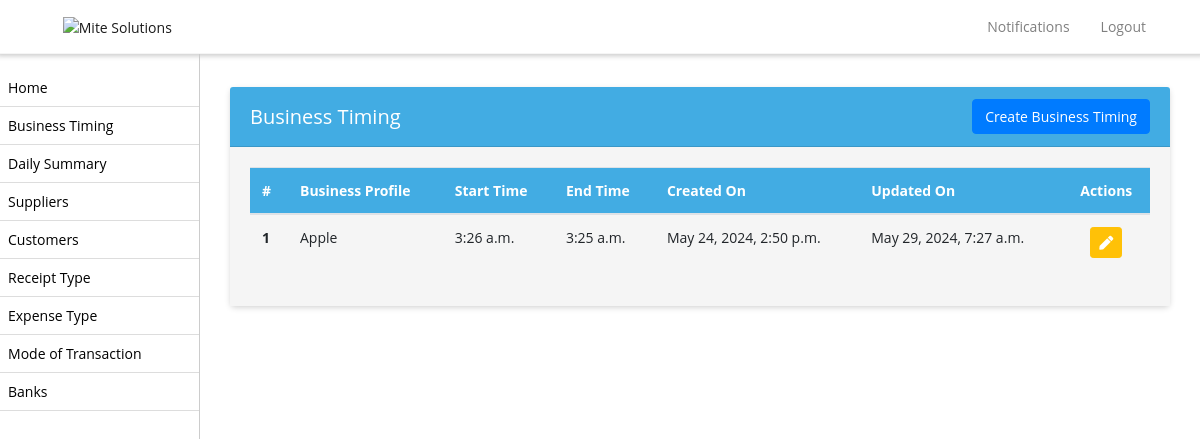
The page /business-timing-list/ (signed in) on the database as committed earlier.
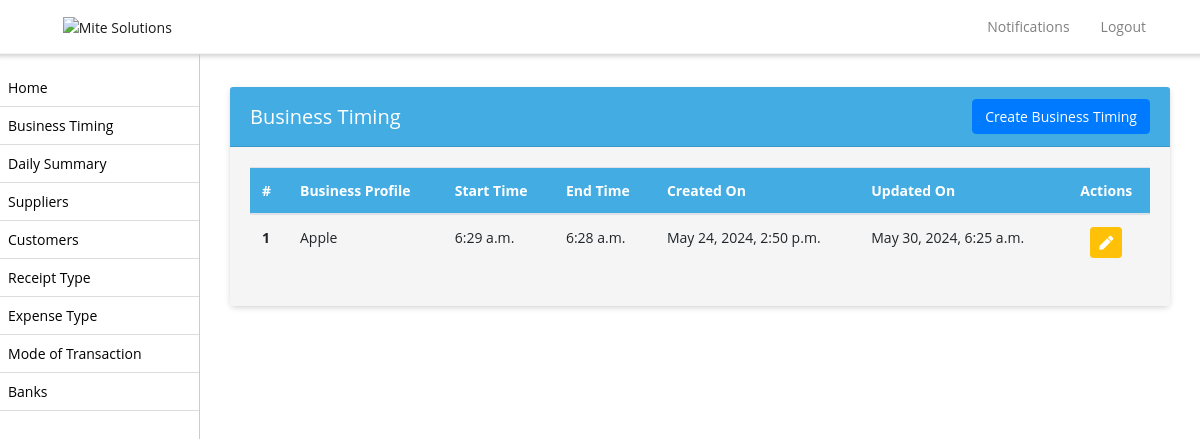
The same page on the database as committed later.
### biztrackapp/models.py (models this page shows, shortened)
class BusinessTiming(models.Model):
    business_profile = models.ForeignKey(BusinessProfile,on_delete=models.CASCADE, null=True)
    business_start_time = models.TimeField(null=True, blank=True)
    business_end_time = models.TimeField(null=True, blank=True)
    created_on = models.DateTimeField(auto_now_add=True, null=True)
    updated_on = models.DateTimeField(auto_now=True, null=True)

class BusinessProfile(models.Model):
    name = models.CharField(max_length=64, blank=False, default=None, null=True)
    license_number = models.CharField(max_length=255)
    license_expiration = models.DateField(null=True)
    license_upload = models.FileField(upload_to='licenses')
    shop_phone_number = models.CharField(max_length=25)
    vat_percentage = models.DecimalField(max_digits=5, decimal_places=2)
    vat_number = models.CharField(max_length=255)
    vat_submission_date_1 = models.DateField(null=True)
    vat_submission_date_2 = models.DateField(null=True)
    vat_submission_date_3 = models.DateField(null=True)
    vat_certificate_upload = models.FileField(upload_to='vat_certificates')
    address = models.TextField()
    license_expiration_reminder_days = models.PositiveIntegerField(verbose_name='License Expiration Reminder (days)')
    vat_submission_date_reminder_days = models.PositiveIntegerField(null=True, verbose_name='VAT Submission Date Reminder (days)')
    employee_visa_expiration_reminder_days = models.PositiveIntegerField(null=True, verbose_name='Employee Visa Expiration Reminder (days)')
    employee_passport_expiration_reminder_days = models.PositiveIntegerField(null=True, verbose_name='Employee Passport Expiration Reminder (days)')
    opening_balance = models.CharField(max_length=255, null=True, default=None)
    created_on = models.DateTimeField(auto_now_add=True, null=True)

### biztrackapp/views.py (the view)
# urls.py: path('business-timing-list/', business_timing_list, name='business_timing_list'),
def business_timing_list(request):
    shop_admin = get_object_or_404(ShopAdmin, user=request.user)
    business_profile = get_object_or_404(BusinessProfile, name=shop_admin.shop.name)
    business_timings = BusinessTiming.objects.filter(business_profile=business_profile)
    return render(request, 'business_timing_list.html', {'business_timings': business_timings})

### biztrackapp/templates/business_timing_list.html (shortened to what this page needs)
{% extends 'base.html' %}
{% block content %}
<div class="container mt-3">
    <div class="card">
        <div class="card-header d-flex justify-content-between align-items-center">
            <h5 class="mb-0">Business Timing</h5>
            <a href="{% url 'create_business_timing' %}" class="btn btn-primary float-right">Create Business Timing</a>
        </div>
        <div class="card-body">
            <table class="table">
                <thead>
                    <tr>
                        <th>#</th>
                        <th>Business Profile</th>
                        <th>Start Time</th>
                        <th>End Time</th>
                        <th>Created On</th>
                        <th>Updated On</th>
                        <th class="text-center">Actions</th>
                    </tr>
                </thead>
                <tbody>
                    {% for business_timing in business_timings %}
                    <tr>
                        <th scope="row">{{ forloop.counter }}</th>
                        <td>{{ business_timing.business_profile.name }}</td>
                        <td>{{ business_timing.business_start_time }}</td>
                        <td>{{ business_timing.business_end_time }}</td>
                        <td>{{ business_timing.created_on }}</td>
                        <td>{{ business_timing.updated_on }}</td>
                        <td class="text-center">
                            <a href="{% url 'edit_business_timing' business_timing.id %}" class="btn btn-warning btn-sm"><i class="fas fa-pen text-white"></i></a>
                        </td>
                    </tr>
                    {% endfor %}
                </tbody>
            </table>
        </div>
    </div>
</div>
{% endblock %}

Rows that differ between the two databases and show on the page:
changed BusinessTiming "Apple": business_start_time "3:26 a.m." → "6:29 a.m."; business_end_time "3:25 a.m." → "6:28 a.m."; updated_on "May 29, 2024, 7:27 a.m." → "May 30, 2024, 6:25 a.m."
